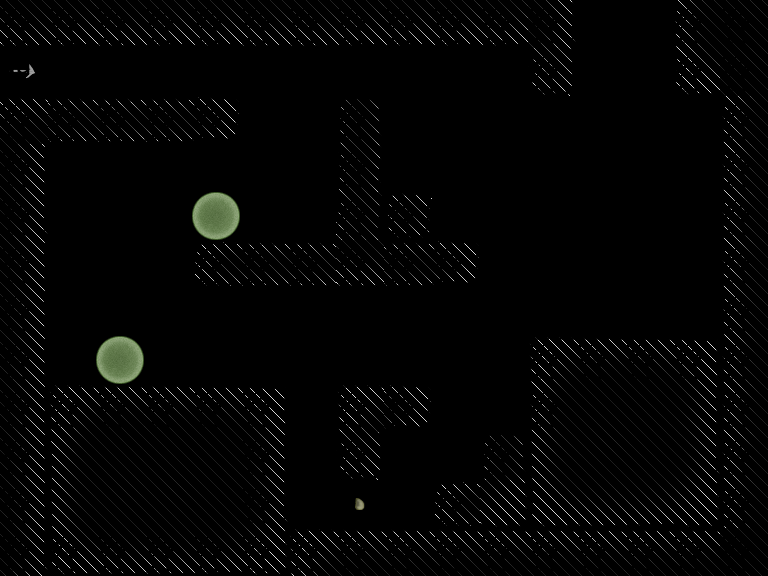

This game map was drawn from its Tiled (.tmx) file and the tilesets committed beside it. A one-line description and the trimmed map source follow:
An orthogonal 16x12 tile map with 48x48 px tiles, 2 tile layers (Tiles, Objects), 2 tilesets.

<map version="1.0" orientation="orthogonal" width="16" height="12" tilewidth="48" tileheight="48">
 <tileset firstgid="1" name="objects" tilewidth="48" tileheight="48">
  <image source="img/tiles/objects.png" width="192" height="192" />
  <tile id="0">
   <properties>
    <property name="components" value="Player" />
    <property name="object" value="" />
   </properties>
  </tile>
  <tile id="1">
   <properties>
    <property name="components" value="Finish" />
    <property name="object" value="" />
   </properties>
  </tile>
  <tile id="2">
   <properties>
    <property name="components" value="Dead" />
    <property name="object" value="" />
   </properties>
  </tile>
  <tile id="3">
   <properties>
    <property name="components" value="Wall" />
    <property name="object" value="" />
   </properties>
  </tile>
  <tile id="4">
   <properties>
    <property name="components" value="CellNormal" />
    <property name="object" value="" />
   </properties>
  </tile>
  <tile id="5">
   <properties>
    <property name="components" value="CellJump" />
    <property name="object" value="" />
   </properties>
  </tile>
  <tile id="8">
   <properties>
    <property name="components" value="CellNormal" />
    <property name="object" value="" />
   </properties>
  </tile>
 </tileset>
 <tileset firstgid="17" name="standard" tilewidth="48" tileheight="48">
  <image source="img/tiles/standard.png" width="384" height="384" />
  <tile id="13">
   <properties>
    <property name="components" value="Finish" />
   </properties>
  </tile>
  <tile id="14">
   <properties>
    <property name="components" value="Finish" />
   </properties>
  </tile>
  <tile id="21">
   <properties>
    <property name="components" value="Finish" />
   </properties>
  </tile>
  <tile id="29">
   <properties>
    <property name="components" value="Finish" />
   </properties>
  </tile>
 </tileset>
 <layer name="Tiles" width="16" height="12">
  <data>[192 cells, 103 non-empty, 25 distinct tile ids]</data>
 </layer>
 <layer name="Objects" width="16" height="12">
  <data>[192 cells, 89 non-empty, 5 distinct tile ids]</data>
 </layer>
</map>
